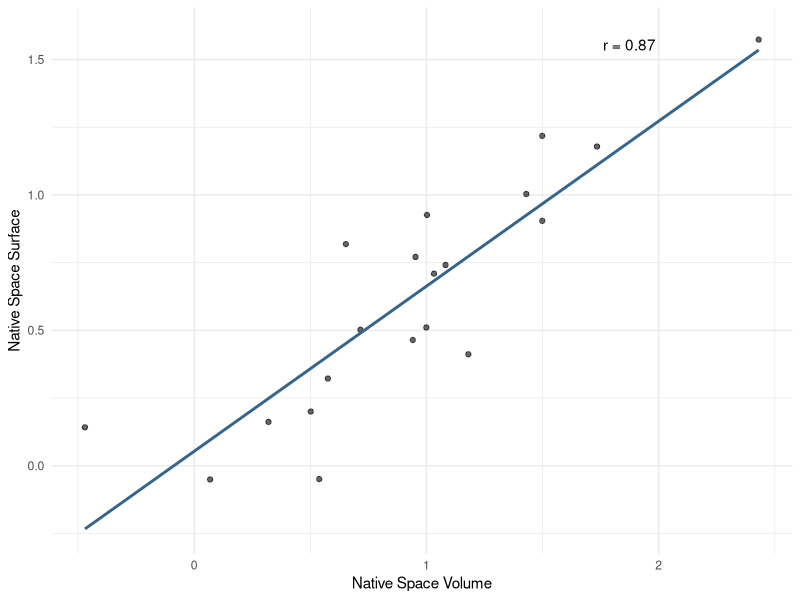
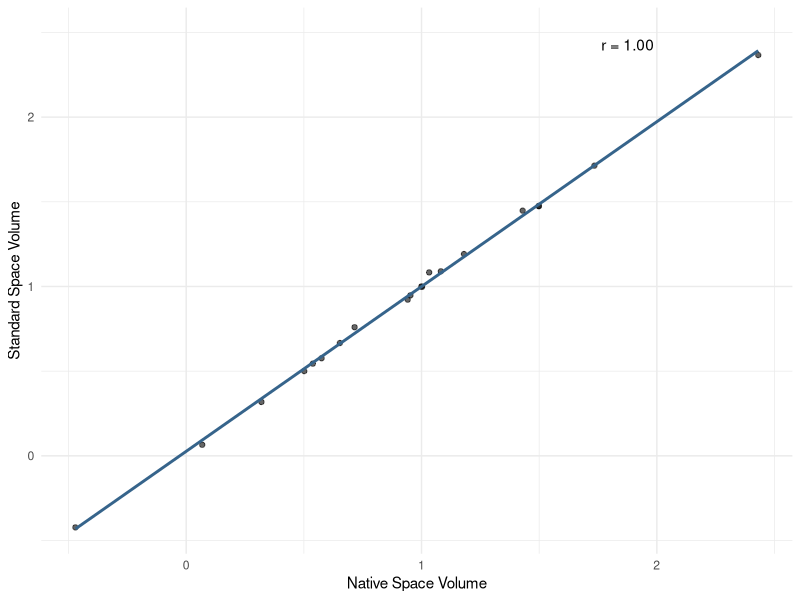
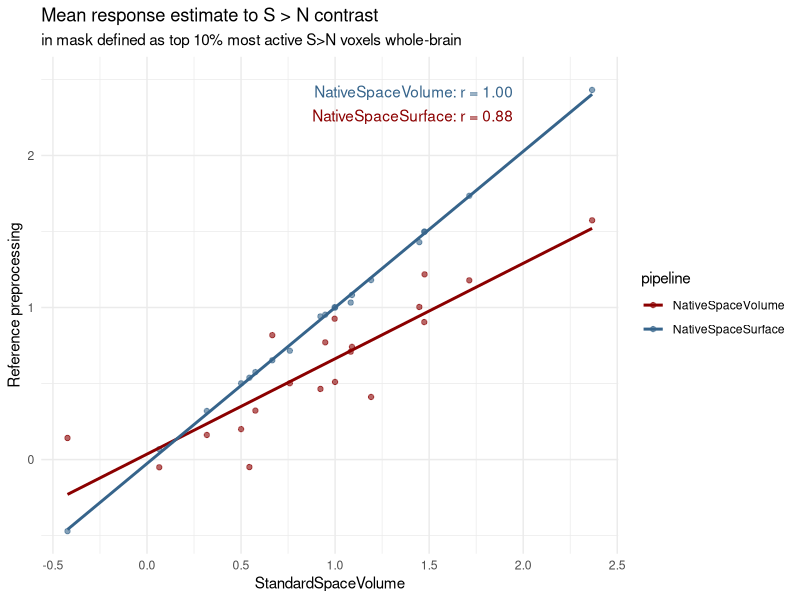
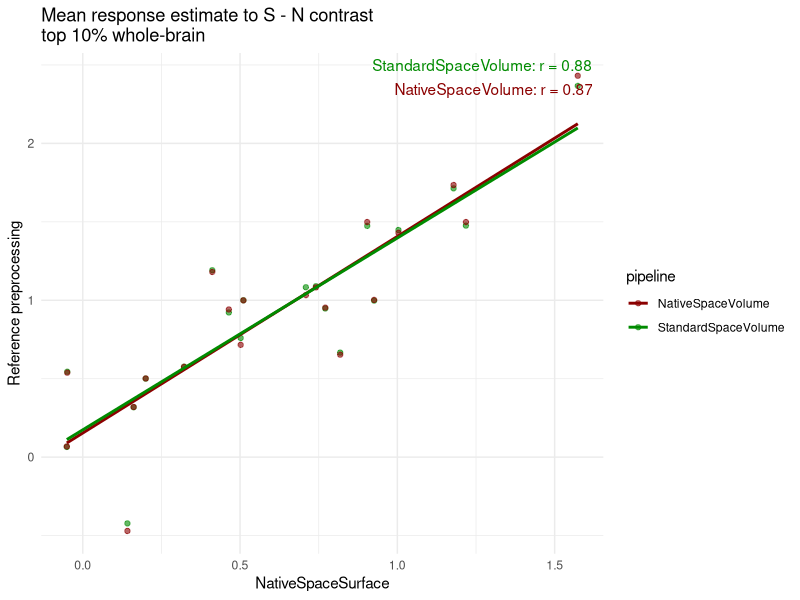
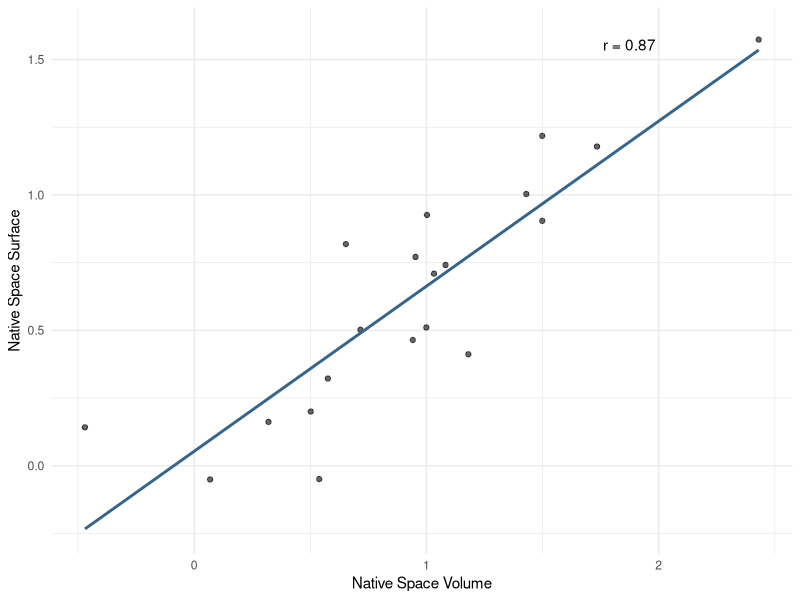
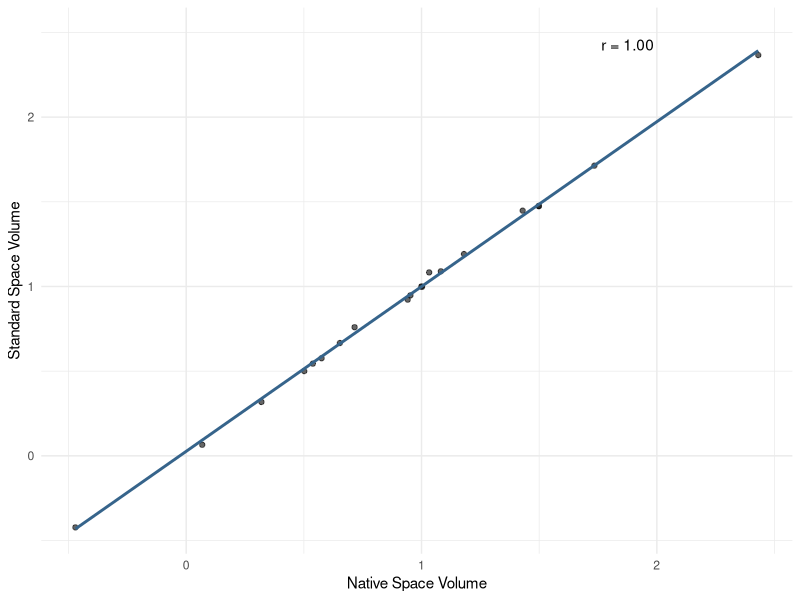
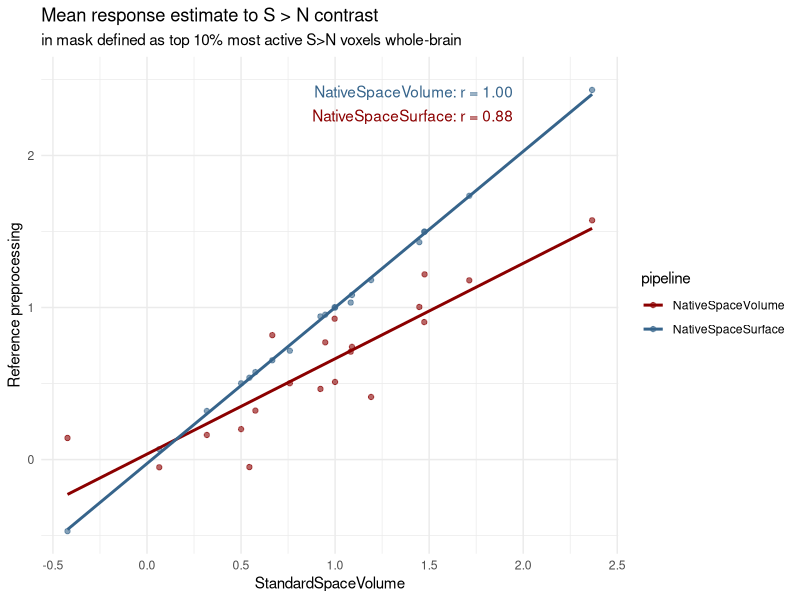
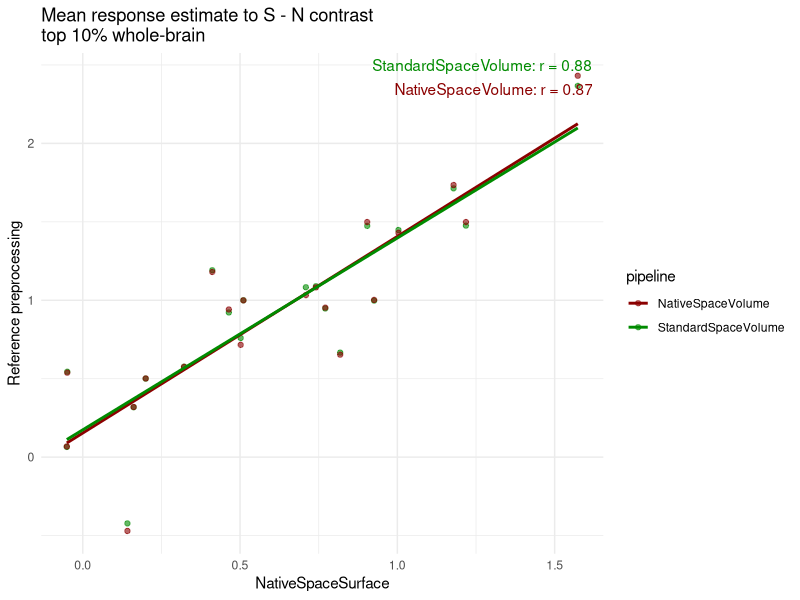

Here is the R script that generated these plots, in order:
## ---- chunk 1
library(tidyverse)
library(here)
## ---- chunk 2
# read in the data
data_preproc_comp_raw <- read.delim(here("data", "whole_brain_lang_estimates.txt"), header = FALSE) %>% as_tibble()
colnames(data_preproc_comp_raw) = c("subject", "preprocessing", "run_localizer", "estimate")
## ---- chunk 3
# excluded subjects (until we figure out what's up with them):
excl_subjects = c("1139_FED_20231207b_3T2_PL2017", "904_FED_20220708a_3T1_PL2017", "829_FED_20200211a_3T2_PL2017", "801_FED_20191113a_3T2_PL2017")
incl_uids = c("863", "896", "902", "914", "928", "941", "1129", "1130", "1139", "1141")

data_preproc_comp = data_preproc_comp_raw %>% pivot_wider(names_from = preprocessing, values_from = estimate) %>% 
  separate(subject, into = "uid", remove = FALSE) %>% 
  filter(uid%in%incl_uids)

data_preproc_comp %>% select(uid) %>% unique()
data_preproc_comp_raw %>% separate(subject, into = "uid", remove = FALSE) %>% filter(uid=="1175")

# Correlations between pipelines
p1_dat <- na.omit(data_preproc_comp[, c("DefaultMNI_PlusStructural","DefaultNative_Functional")])
cor.test(p1_dat$DefaultMNI_PlusStructural, p1_dat$DefaultNative_Functional, method = "pearson")

p2_dat <- na.omit(data_preproc_comp[, c("DefaultMNI_PlusStructural","FreeSurfer")])
cor.test(p2_dat$DefaultMNI_PlusStructural, p2_dat$FreeSurfer, method = "pearson")

p3_dat <- na.omit(data_preproc_comp[, c("DefaultNative_Functional","FreeSurfer")])
cor.test(p3_dat$DefaultNative_Functional, p3_dat$FreeSurfer, method = "pearson")

# Correlations between even and odd runs, for each pipeline
long <- data_preproc_comp %>% pivot_longer(c(DefaultMNI_PlusStructural, DefaultNative_Functional, FreeSurfer),
               names_to = "pipeline", values_to = "val")
wide <- long %>% select(subject, run_localizer, pipeline, val) %>% pivot_wider(names_from = run_localizer, values_from = val) 

# Correlations per pipeline (Pearson). Swap to method="spearman" if preferred.
cors <- wide %>% group_by(pipeline) %>%
  summarize(n = sum(complete.cases(odd, even)), r = cor(odd, even, use = "pairwise.complete.obs"),
    p = cor.test(odd, even)$p.value, .groups = "drop") %>%
  mutate(label = sprintf("r = %.2f, p = %.3g, n = %d", r, p, n))

print(cors)
## ---- chunk 4
## Native volume and surface
data_vol_surf_native <- data_preproc_comp %>%
  select(DefaultNative_Functional, FreeSurfer)

labs <- data_vol_surf_native %>%
  summarize(r = cor(data_vol_surf_native$DefaultNative_Functional, data_vol_surf_native$FreeSurfer, use = "pairwise.complete.obs")) %>%
  arrange(desc(r)) %>% 
  mutate(label = sprintf("r = %.2f", r),
         x = 2, y = 1.6,
         vj = seq(1.5, by = 2, length.out = n()))

data_vol_surf_native %>% 
  ggplot(aes(DefaultNative_Functional, FreeSurfer)) +
  geom_point(alpha = 0.6) +
  geom_smooth(method = "lm", se = FALSE, color = "steelblue4") +
  geom_text(data = labs, aes(x, y, label = label, vjust = vj),  hjust = 1.05, show.legend = FALSE, inherit.aes = FALSE) +
  scale_y_continuous("Native Space Surface") +
  scale_x_continuous("Native Space Volume") +
  #labs(title = "Mean response estimate to S > N contrast", subtitle = "in mask defined as top 10% most active S>N voxels whole-brain") +
  theme_minimal()

dir.create(file.path(here("viz", "images", "supplemental"), "preproc_comparison"), recursive = TRUE, showWarnings = FALSE)
ggsave(file.path(here("viz", "images", "supplemental"), "preproc_comparison", "native_vol_surf.pdf"), dpi=500, width = 10, height = 7, units = "cm")

# Volumetric native and standard
data_vol_mni_native <- data_preproc_comp %>%
  select(DefaultNative_Functional, DefaultMNI_PlusStructural)

labs <- data_vol_mni_native %>%
  summarize(r = cor(data_vol_mni_native$DefaultNative_Functional, data_vol_mni_native$DefaultMNI_PlusStructural, use = "pairwise.complete.obs")) %>%
  arrange(desc(r)) %>% 
  mutate(label = sprintf("r = %.2f", r),
         x = 2, y = 2.5,
         vj = seq(1.5, by = 2, length.out = n()))

data_vol_mni_native %>% 
  ggplot(aes(DefaultNative_Functional, DefaultMNI_PlusStructural)) +
  geom_point(alpha = 0.6) +
  geom_smooth(method = "lm", se = FALSE, color = "steelblue4") +
  geom_text(data = labs, aes(x, y, label = label, vjust = vj),  hjust = 1.05, show.legend = FALSE, inherit.aes = FALSE) +
  scale_y_continuous("Standard Space Volume") +
  scale_x_continuous("Native Space Volume") +
  #labs(title = "Mean response estimate to S > N contrast", subtitle = "in mask defined as top 10% most active S>N voxels\nwhole-brain") +
  #labs(title = "in mask defined as top 10% most active \nS>N voxelswhole-brain") +
  theme_minimal()

dir.create(file.path(here("viz", "images", "supplemental"), "preproc_comparison"), recursive = TRUE, showWarnings = FALSE)
ggsave(file.path(here("viz", "images", "supplemental"), "preproc_comparison", "native_standard_vol.pdf"), dpi=500, width = 10, height = 7, units = "cm")
## ---- chunk 5
# Plot with Standard Volumetric Space as reference
df2 <- data_preproc_comp %>%
  select(DefaultMNI_PlusStructural, DefaultNative_Functional, FreeSurfer) %>%
  pivot_longer(c(DefaultNative_Functional, FreeSurfer),
               names_to = "pipeline", values_to = "y")

labs <- df2 %>%
  group_by(pipeline) %>%
  summarize(r = cor(DefaultMNI_PlusStructural, y, use = "pairwise.complete.obs"),
            .groups = "drop") %>%
  arrange(desc(r)) %>% mutate(pipeline=ifelse(pipeline=="FreeSurfer", "NativeSpaceSurface", "NativeSpaceVolume")) %>% 
  mutate(label = sprintf("%s: r = %.2f", pipeline, r),
         x = 2, y = 2.5,
         vj = seq(1.5, by = 2, length.out = n()))

df2 %>% mutate(pipeline=ifelse(pipeline=="FreeSurfer", "NativeSpaceSurface", "NativeSpaceVolume")) %>% 
  ggplot(aes(DefaultMNI_PlusStructural, y, color = pipeline)) +
  geom_point(alpha = 0.6) +
  geom_smooth(method = "lm", se = FALSE) +
  geom_text(data = labs, aes(x, y, label = label, color = pipeline, vjust = vj),  hjust = 1.05, show.legend = FALSE, inherit.aes = FALSE) +
  scale_y_continuous("Reference preprocessing") +
  scale_x_continuous("StandardSpaceVolume") +
  labs(title = "Mean response estimate to S > N contrast", subtitle = "in mask defined as top 10% most active S>N voxels whole-brain") +
  scale_color_manual(values = c("red4", "steelblue4"), labels = c("NativeSpaceVolume", "NativeSpaceSurface")) +
  theme_minimal()

dir.create(file.path(here("viz", "images", "supplemental"), "preproc_comparison"), recursive = TRUE, showWarnings = FALSE)
ggsave(file.path(here("viz", "images", "supplemental"), "preproc_comparison", "correlations_combined.pdf"), dpi=500, width = 14, height = 12, units = "cm")

# Plot with Native Surface Space as reference
df3 <- data_preproc_comp %>%
  select(DefaultMNI_PlusStructural, DefaultNative_Functional, FreeSurfer) %>%
  pivot_longer(c(DefaultMNI_PlusStructural, DefaultNative_Functional),
               names_to = "pipeline", values_to = "y")

labs <- df3 %>%
  group_by(pipeline) %>%
  summarize(r = cor(FreeSurfer, y, use = "pairwise.complete.obs"),
            .groups = "drop") %>%
  arrange(desc(r)) %>% mutate(pipeline=ifelse(pipeline=="FreeSurfer", "NativeSpaceSurface", ifelse(pipeline=="DefaultNative_Functional", "NativeSpaceVolume", "StandardSpaceVolume"))) %>% 
  mutate(label = sprintf("%s: r = %.2f", pipeline, r),
         x = Inf, y = Inf,
         vj = seq(1.5, by = 2, length.out = n()))

df3 %>% mutate(pipeline=ifelse(pipeline=="DefaultMNI_PlusStructural", "StandardSpaceVolume", "NativeSpaceVolume")) %>% 
  ggplot(aes(FreeSurfer, y, color = pipeline)) +
  geom_point(alpha = 0.6) +
  geom_smooth(method = "lm", se = FALSE) +
  geom_text(data = labs, aes(x, y, label = label, color = pipeline, vjust = vj),  hjust = 1.05, show.legend = FALSE, inherit.aes = FALSE) +
  scale_y_continuous("Reference preprocessing") +
  scale_x_continuous("NativeSpaceSurface") +
  ggtitle("Mean response estimate to S - N contrast \ntop 10% whole-brain") +
  scale_color_manual(values = c("red4", "green4"), labels = c("NativeSpaceVolume", "StandardSpaceVolume")) +
  theme_minimal()

dir.create(file.path(here("viz", "images", "supplemental"), "preproc_comparison"), recursive = TRUE, showWarnings = FALSE)
ggsave(file.path(here("viz", "images", "supplemental"), "preproc_comparison", "native_surface_reference.pdf"), dpi=500, width = 14, height = 12, units = "cm")
